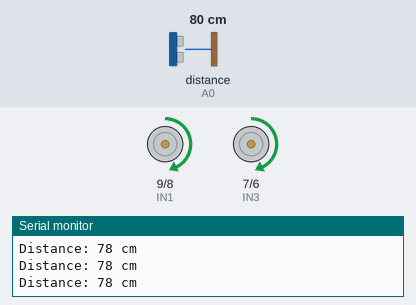
The sketch below on a simulated Arduino Uno, built with avr-gcc and run on an emulated ATmega328P. On the bench: motor-driver pin pairs drawn as motors (green arrow = first pin HIGH = forward, orange = second pin HIGH = backward, longer = more drive, scaled by the enable pin), the last lines printed to the serial monitor. Wiring (inferred from the names in the program): ultrasonic range finder: trigger A1; echo A0. The test bench sets the inputs (shaded band); at power-on: distance to the obstacle (sensor on A0) 80 cm. The echo pulse lasts 58.3 µs per cm.

Above: at 1.2 s.
1.3 s: distance to the obstacle (sensor on A0) set to 54 cm
2.8 s: distance to the obstacle (sensor on A0) set to 47 cm
At 4.0 s:
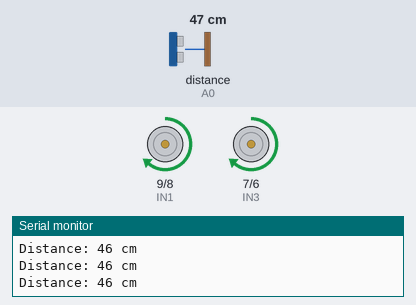
4.3 s: distance to the obstacle (sensor on A0) set to 120 cm
At 4.8 s:
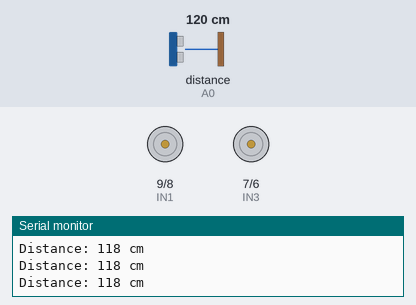
5.8 s: distance to the obstacle (sensor on A0) set to 18 cm
At 7.0 s:
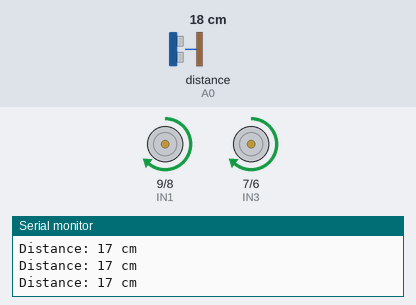
7.3 s: distance to the obstacle (sensor on A0) set to 14 cm
8.8 s: distance to the obstacle (sensor on A0) set to 10 cm
At 10.1 s:
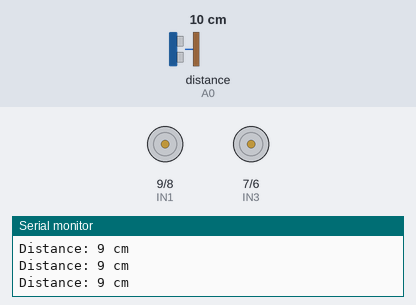
Timing chart, 0 to 11.3 s (numbered marks = the images above; inputs shaded):
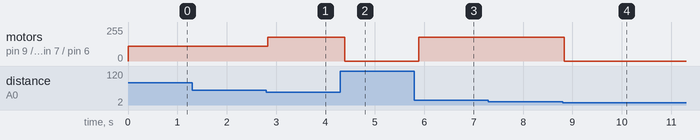

Measured:
- the behaviour switches between 52 and 51 cm on distance to the obstacle (sensor on A0) (found by bisection; images 0 and 1)
- the behaviour switches between 12 and 11 cm on distance to the obstacle (sensor on A0) (found by bisection; images 3 and 4)
- after the input at 2.8 s, motor on pin 9 (IN1) / pin 8 (IN2), motor on pin 7 (IN3) / pin 6 (IN4): forward 110/255 → forward 180/255 at once
- after the input at 4.3 s, motor on pin 9 (IN1) / pin 8 (IN2), motor on pin 7 (IN3) / pin 6 (IN4): forward 180/255 → stopped after 0.09 s
- after the input at 5.8 s, motor on pin 9 (IN1) / pin 8 (IN2), motor on pin 7 (IN3) / pin 6 (IN4): stopped → forward 180/255 after 0.09 s
- after the input at 8.8 s, motor on pin 9 (IN1) / pin 8 (IN2), motor on pin 7 (IN3) / pin 6 (IN4): forward 180/255 → stopped at once

The sketch:

Human_followin_robot.ino
```cpp
// Define the pins for ultrasonic sensor
#define trig A1
#define echo A0

// Define motor pins
#define enA 10
#define IN1 9
#define IN2 8
#define IN3 7
#define IN4 6
#define enB 5

// Define variables
long duration;
int distance;

void setup() {
  // Initialize serial communication
  Serial.begin(9600);

  // Set up the ultrasonic sensor pins
  pinMode(trig, OUTPUT);
  pinMode(echo, INPUT);

  // Set up motor pins
  pinMode(IN1, OUTPUT);
  pinMode(IN2, OUTPUT);
  pinMode(IN3, OUTPUT);
  pinMode(IN4, OUTPUT);
  pinMode(enA, OUTPUT);
  pinMode(enB, OUTPUT);
}

void loop() {
  // Clear the trig pin
  digitalWrite(trig, LOW);
  delayMicroseconds(2);

  // Send a pulse to the sensor
  digitalWrite(trig, HIGH);
  delayMicroseconds(10);
  digitalWrite(trig, LOW);

  // Measure the duration of the pulse
  duration = pulseIn(echo, HIGH);

  // Calculate the distance
  distance = duration * 0.034 / 2;

  // Print the distance to the object
  Serial.print("Distance: ");
  Serial.print(distance);
  Serial.println(" cm");

  // Adjust the motor speed based on the distance
  if (distance <= 10) {
    // If object is too close, stop
    stopMotors();
  } else if (distance > 10 && distance <= 50) {
    // If object is within medium range, move forward at full speed
    moveForward();
  } else if (distance > 50 && distance <= 100) {
    // If object is within far range, move forward at reduced speed
    moveForwardSlow();
  } else {
    // If object is too far, stop
    stopMotors();
  }

  // Delay before next reading
  delay(100);
}

// Function to stop both motors
void stopMotors() {
  digitalWrite(IN1, LOW);
  digitalWrite(IN2, LOW);
  digitalWrite(IN3, LOW);
  digitalWrite(IN4, LOW);
  analogWrite(enA, 0);
  analogWrite(enB, 0);
}

// Function to move both motors forward at full speed
void moveForward() {
  digitalWrite(IN1, HIGH);
  digitalWrite(IN2, LOW);
  analogWrite(enA, 180);
  digitalWrite(IN3, HIGH);
  digitalWrite(IN4, LOW);
  analogWrite(enB, 180);
}

// Function to move both motors forward at reduced speed
void moveForwardSlow() {
  digitalWrite(IN1, HIGH);
  digitalWrite(IN2, LOW);
  analogWrite(enA, 110);
  digitalWrite(IN3, HIGH);
  digitalWrite(IN4, LOW);
  analogWrite(enB, 110);
}
```
